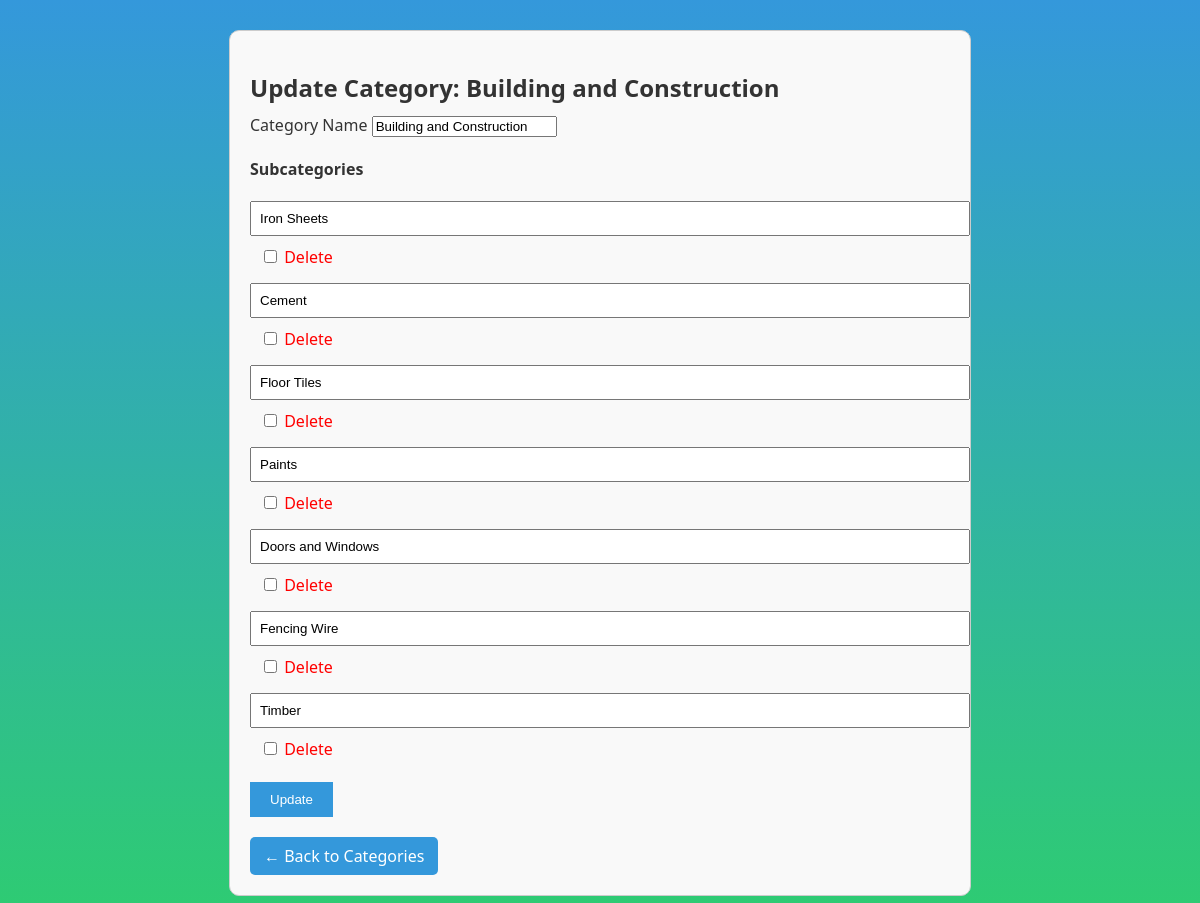
Screenshot of /admin/categories/update.php?category=Building+and+Construction (signed in) with the database file from the repository.
### tables this page shows
CREATE TABLE `categories` (
  `id` int(11) NOT NULL,
  `category_name` varchar(100) NOT NULL,
  `subcategory_name` varchar(100) NOT NULL
);

### admin/categories/update.php (the view, shortened to what this page needs)
<?php
require_once '../../db.php';
$category_name = $_GET['category'];
$stmt = $conn->prepare("SELECT * FROM categories WHERE category_name = ?");
$stmt->execute([$category_name]);
$subcategories = $stmt->fetchAll(PDO::FETCH_ASSOC);
?>
<!DOCTYPE html>
<html lang="en">
<head>
    <link rel="stylesheet" href="../../styles.css">
</head>
<body>
<div class="category-box">
    <h2>Update Category: <?= htmlspecialchars($category_name) ?></h2>
    <form method="post">
        <label>Category Name</label>
        <input type="text" name="category_name" value="<?= htmlspecialchars($category_name) ?>" required>
        <h4>Subcategories</h4>
        <?php foreach ($subcategories as $sub): ?>
            <div class="subcategory-group">
                <input type="text" name="subcategories[<?= $sub['id'] ?>]" value="<?= htmlspecialchars($sub['subcategory_name']) ?>" required>
                <label class="delete-checkbox">
                    <input type="checkbox" name="delete_subcategories[]" value="<?= $sub['id'] ?>"> Delete
                </label>
            </div>
        <?php endforeach; ?> <br>
        <button type="submit">Update</button>
    </form>
    <a href="index.php" class="back-link">← Back to Categories</a>
</div>
</body>
</html>

### styles.css (style rules this page uses)
body { margin: 0; font-family: 'Segoe UI', Tahoma, Geneva, Verdana, sans-serif; background: linear-gradient(to bottom, #3498db, #2ecc71); min-height: 100vh; color: #333; }

### admin/categories/update.php (style rules this page uses)
.category-box { max-width: 700px; margin: 30px auto; padding: 20px; border: 1px solid #ccc; border-radius: 10px; background: #f9f9f9; }
.category-box h2 { margin-bottom: 10px; }
.subcategory-group { margin-top: 15px; }
.subcategory-group input[type="text"] { width: 100%; padding: 8px; margin-bottom: 10px; }
.delete-checkbox { margin-left: 10px; color: red; }
button { padding: 10px 20px; background-color: #3498db; color: white; border: none; cursor: pointer; }
a.back-link { display: inline-block; margin-top: 20px; padding: 8px 14px; background-color: #3498db; color: white; text-decoration: none; border-radius: 5px; }

### rows the page displays
categories: subcategory_name "Iron Sheets"
categories: subcategory_name "Cement"
categories: subcategory_name "Floor Tiles"
categories: subcategory_name "Paints"
categories: subcategory_name "Doors and Windows"
categories: subcategory_name "Fencing Wire"
categories: subcategory_name "Timber"

### other values shown
$category_name "Building and Construction"
